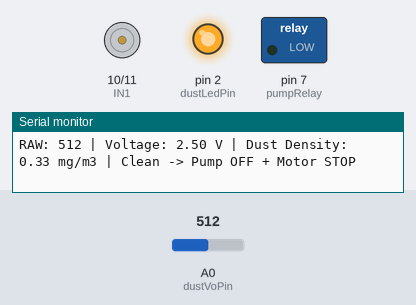
This sketch was run on a simulated Arduino Uno, built with avr-gcc and run on an emulated ATmega328P. On the bench: motor-driver pin pairs drawn as motors (green arrow = first pin HIGH = forward, orange = second pin HIGH = backward, longer = more drive, scaled by the enable pin), switched loads named in the sketch (green lamp = pin HIGH), output pins drawn as LEDs (lit = HIGH), the last lines printed to the serial monitor. Inputs (shaded band) come from the test bench; at power-on: A0 (dustVoPin) = 512.

Above: at 1.8 s.
1.9 s: A0 (dustVoPin) set to 584
3.4 s: A0 (dustVoPin) set to 614
At 5.4 s:
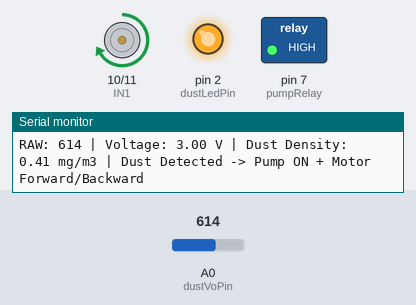
At 7.5 s:
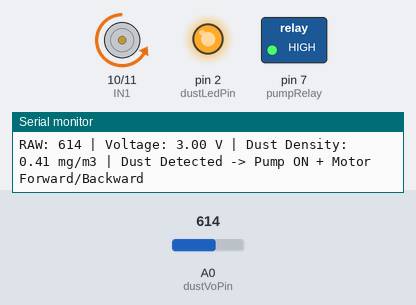
Timing chart, 0 to 13.5 s (numbered marks = the images above; inputs shaded):
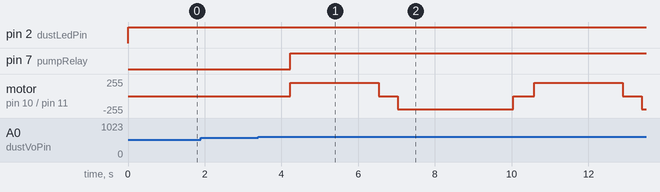

Measured:
- the behaviour switches between 600 and 601 on A0 (dustVoPin) (found by bisection; images 0 and 1)
- after the input at 3.4 s, pin 7 (pumpRelay): LOW → HIGH after 0.83 s; motor on pin 10 (IN1) / pin 11 (IN2): stopped → forward 200/255 after 0.83 s, → stopped 2.3 s later, → backward 200/255 0.50 s later, → stopped 3.0 s later, … (7 changes in this stretch)

The sketch:

SOLAR_PANNEL_CLEANER_USING_PM2.5.ino
```cpp
// GP2Y1010AU0F + Relay + L298N Motor Control

const int dustLedPin = 2;    // Dust sensor LED pin
const int dustVoPin  = A0;   // Dust sensor analog output

const int pumpRelay  = 7;    // Water pump relay

// L298N motor driver pins
const int ENA = 9;           // PWM enable pin
const int IN1 = 10;          // Motor direction 1
const int IN2 = 11;          // Motor direction 2

const int rawThreshold = 600;   // Adjust after testing

void setup() {
  Serial.begin(9600);

  pinMode(dustLedPin, OUTPUT);
  pinMode(dustVoPin, INPUT);

  pinMode(pumpRelay, OUTPUT);

  pinMode(ENA, OUTPUT);
  pinMode(IN1, OUTPUT);
  pinMode(IN2, OUTPUT);

  digitalWrite(dustLedPin, HIGH);

  // Pump OFF at start
  digitalWrite(pumpRelay, LOW);

  // Motor OFF at start
  stopMotor();

  Serial.println("Dust Sensor + Pump + L298N Motor System Started...");
}

void loop() {
  int rawValue = 0;
  float voltage = 0;
  float dustDensity = 0;

  // Read dust sensor
  digitalWrite(dustLedPin, LOW);
  delayMicroseconds(280);

  rawValue = analogRead(dustVoPin);

  delayMicroseconds(40);
  digitalWrite(dustLedPin, HIGH);
  delayMicroseconds(9680);

  voltage = rawValue * (5.0 / 1024.0);
  dustDensity = 0.17 * voltage - 0.1;
  if (dustDensity < 0) dustDensity = 0;

  Serial.print("RAW: ");
  Serial.print(rawValue);
  Serial.print(" | Voltage: ");
  Serial.print(voltage);
  Serial.print(" V | Dust Density: ");
  Serial.print(dustDensity);
  Serial.print(" mg/m3");

  if (rawValue > rawThreshold) {
    Serial.println(" | Dust Detected -> Pump ON + Motor Forward/Backward");

    // Pump ON
    digitalWrite(pumpRelay, HIGH);

    // Motor forward for 2 sec
    motorForward();
    delay(2300);

    // Stop for small safety gap
    stopMotor();
    delay(500);

    // Motor backward for 2 sec
    motorBackward();
    delay(3000);

    // Stop for small safety gap
    stopMotor();
    delay(500);
  }
  else {
    Serial.println(" | Clean -> Pump OFF + Motor STOP");

    digitalWrite(pumpRelay, LOW);
    stopMotor();

    delay(1000);
  }
}

// ======================
// Motor Functions
// ======================
void motorForward() {
  analogWrite(ENA, 200);   // Speed 0 to 255
  digitalWrite(IN1, HIGH);
  digitalWrite(IN2, LOW);
}

void motorBackward() {
  analogWrite(ENA, 200);   // Speed 0 to 255
  digitalWrite(IN1, LOW);
  digitalWrite(IN2, HIGH);
}

void stopMotor() {
  analogWrite(ENA, 0);
  digitalWrite(IN1, LOW);
  digitalWrite(IN2, LOW);
}
```
